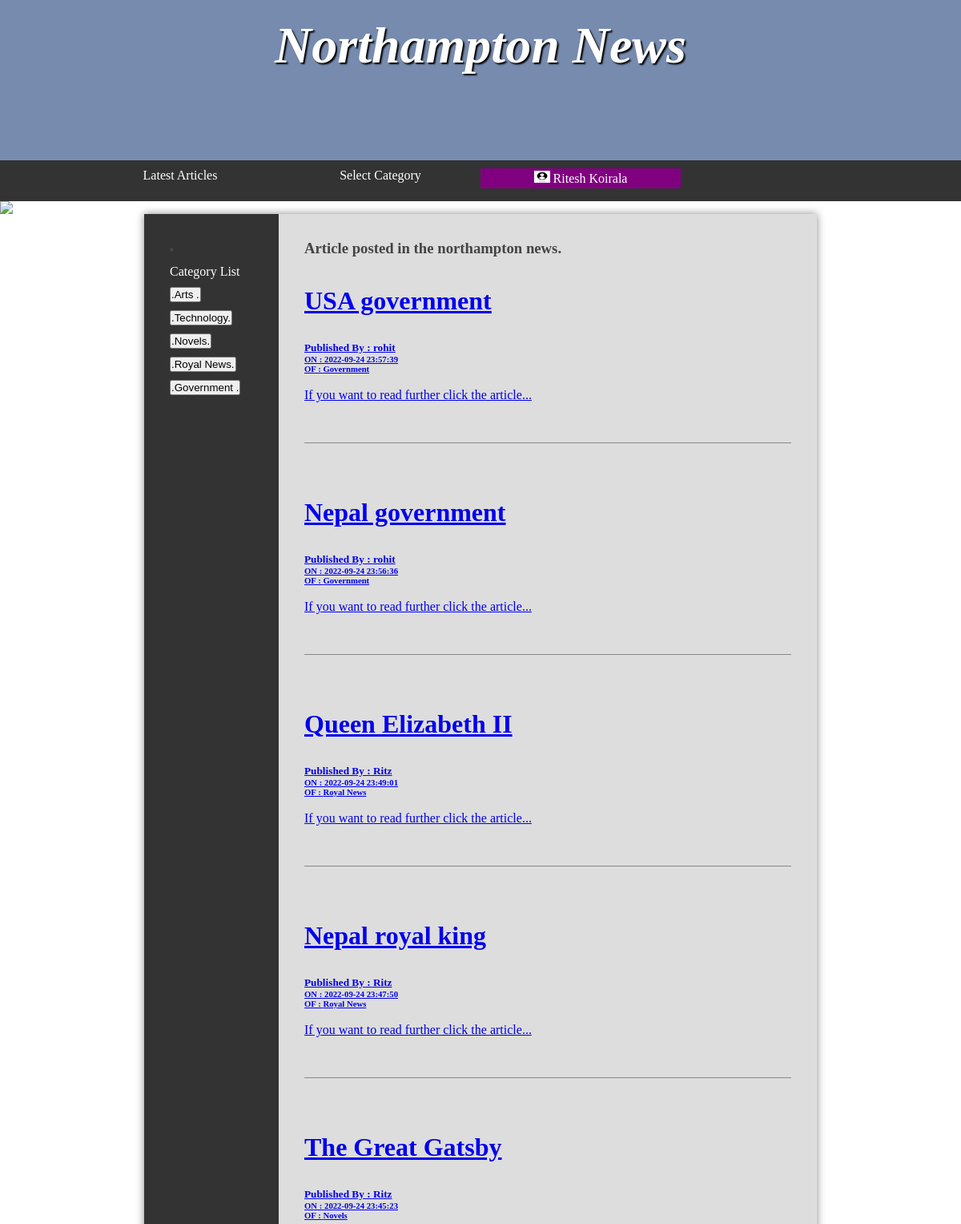
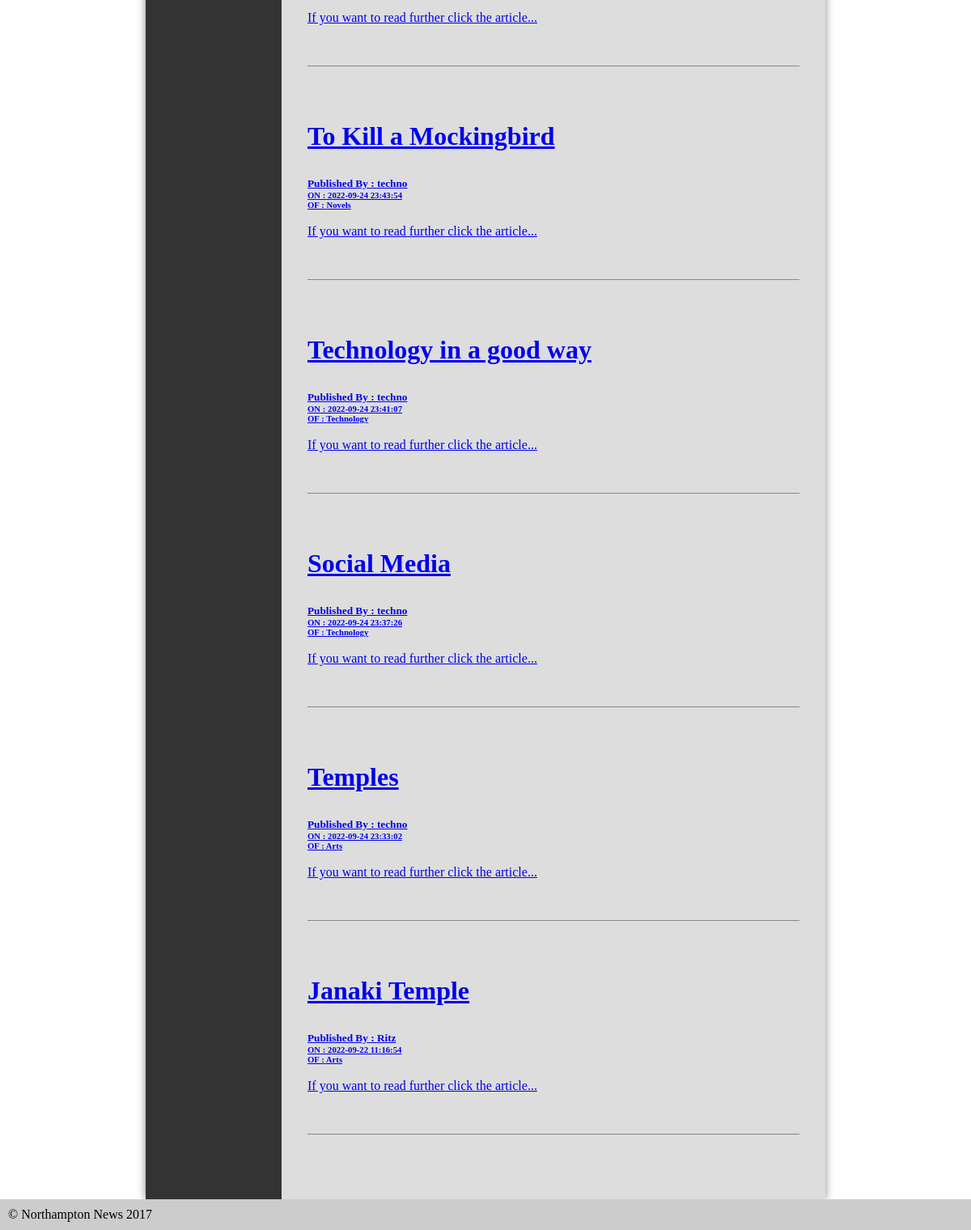
/index.php (signed in), run on the app's committed database (2 pictures, top to bottom).
### tables this page shows
CREATE TABLE `category` (
  `categoryId` int NOT NULL AUTO_INCREMENT,
  `name` varchar(20) NOT NULL,
  `description_c` varchar(255) NOT NULL,
  PRIMARY KEY (`categoryId`)
);

CREATE TABLE `article` (
  `article_id` int NOT NULL AUTO_INCREMENT,
  `title` varchar(50) NOT NULL,
  `categoryId` int NOT NULL,
  `admin_id` int NOT NULL,
  `content` varchar(655) NOT NULL,
  `publishDate` timestamp NOT NULL DEFAULT CURRENT_TIMESTAMP,
  `image_a` varbinary(60000) NOT NULL,
  PRIMARY KEY (`article_id`),
  KEY `categoryId` (`categoryId`),
  KEY `admin_id` (`admin_id`),
  CONSTRAINT `article_ibfk_3` FOREIGN KEY (`categoryId`) REFERENCES `category` (`categoryId`) ON DELETE CASCADE ON UPDATE CASCADE,
  CONSTRAINT `article_ibfk_4` FOREIGN KEY (`admin_id`) REFERENCES `Admins` (`admin_id`) ON DELETE CASCADE ON UPDATE CASCADE
);

### src/index.php (the view, shortened to what this page needs)
<!DOCTYPE html>
<html>
	<head>
	</head>
	<?php
	require 'cssadd.php';
	require 'dbconnection.php';
if(isset($_SESSION['useremail'])){
    require 'main1.php';
}
elseif(isset($_SESSION['adminemail'])){
	require 'main2.php';
}
else{
	require 'main.php';
}
    ?>
		<main>
			<nav>
			<li><a href="#"> Category List</a>
					<ul>
						<p>
						<?php
						require 'dbconnection.php';
						$selectQuery = "SELECT categoryId, name FROM category";
						$smkt=$dbcon->prepare($selectQuery);
						$result = $smkt->execute();
						if ($result) {
							$record = $smkt->fetchAll();
							if (count($record) > 0) {
								foreach ($record as $row) {
									print "<a href='index.php?catid=$row[categoryId]'> <button  class ='sel' type='onclick' name='sel' value='sel'>.$row[name].</button></a></td>";
								}
							}
							else{
							}
						}
						?>
					</ul>
				</li>
			</nav>
			<article>
				<h3>Article posted in the northampton news.</h3>
				<div id = 'prin'>
				<?php
if(isset($_GET['catid']))
{
	$id = $_GET["catid"];
	$sql = "SELECT article_id, title, categoryId, admin_id, publishDate FROM article WHERE categoryId = $id ORDER BY publishDate DESC";
	$smkt = $dbcon->prepare($sql);
	$result = $smkt->execute();
if ($result) {
    $record = $smkt->fetchAll();
    if (count($record) > 0) {
        foreach ($record as $row) {
			$sql1 = "SELECT admin_name FROM Admins WHERE admin_id =".$row["admin_id"];
			$sql2 = "SELECT name FROM category WHERE categoryId =".$row["categoryId"];
			$smkt1 = $dbcon->prepare($sql1);
			$result1 = $smkt1->execute();
			$smkt2 = $dbcon->prepare($sql2);
			$result2 = $smkt2->execute();
			$record1 = $smkt1->fetch(PDO::FETCH_COLUMN);
			$record2 = $smkt2->fetch(PDO::FETCH_COLUMN);
            print
            "<br><br><div id='prin'><a class ='prin' href='index.php?artid=$row[article_id]'><h2>".$row["title"]."</h2>
            <h5>".'Published By  :  '.$record1.'</h5>
            <h6>'.'ON  : '.$row["publishDate"].'</h6>
			<h6>'.'OF  :  '.$record2."</h6><br>
			If you want to read further click the article...</a></div><br><br><br><br><form></form>";
         }
		}
		else{
			echo 'There is no record';
		}
	}
         }
else{
$sql = "SELECT article_id, title, categoryId, admin_id, publishDate, image_a FROM article ORDER BY publishDate DESC";
$smkt = $dbcon->prepare($sql);
$result = $smkt->execute();
if ($result) {
    $record = $smkt->fetchAll();
    if (count($record) > 0) {
        foreach ($record as $row) {
			$sql1 = "SELECT admin_name FROM Admins WHERE admin_id =".$row["admin_id"];
			$sql2 = "SELECT name FROM category WHERE categoryId =".$row["categoryId"];
			$smkt1 = $dbcon->prepare($sql1);
			$result1 = $smkt1->execute();
			$smkt2 = $dbcon->prepare($sql2);
			$result2 = $smkt2->execute();
			$record1 = $smkt1->fetch(PDO::FETCH_COLUMN);
			$record2 = $smkt2->fetch(PDO::FETCH_COLUMN);
            print
            "<br><br><a href='index.php?artid=$row[article_id]'><h2>".$row["title"]."</h2>
            <h5>".'Published By  :  '.$record1.'</h5>
            <h6>'.'ON  : '.$row["publishDate"].'</h6>
			<h6>'.'OF  :  '.$record2."</h6><br>
			If you want to read further click the article...</a><br><br><form></form>";
         }
		}
		else{
			echo 'There is no record';
		}
	}
    }
?>
<?php
require 'footer.php';
?>

### src/styles.css (style rules this page uses)
* { margin: 0; padding: 0; }
html { font-family: 'Oxygen-Regular', times, verdana, sans-serif; }
body { background-color: #fff; }
nav { width: 100%; background-color: #333; overflow: auto; }
nav ul { width: 1000px; margin: auto; display: block; list-style-type: none; }
nav a { color: white; padding-top: 10px; display: block; text-decoration: none; }
main { min-height: 50vh; background-color: #ddd; width: 70vw; display: block; margin: auto; box-shadow: 0px 0px 10px #888; color:#444; }
main h2 { font-size:2em; }
p, li, h2 { margin-bottom: 1em; }
form { padding-top: 2em; margin-top: 2em; border-top: 1px solid #888; }
ul { margin-left: 2em; }
main { display: table; }
main > article { display: table-cell; padding: 2em; }
main > nav { display: table-cell; width: 20%; padding: 2em; }
main > nav li { float: none; width: auto; text-align: left; }
main > nav ul { width: auto; }

### data on the page
category: name "Arts"
category: name "Technology"
category: name "Novels"
category: name "Royal News"
category: name "Government"
article: title "USA government", admin.admin_name "rohit", publishDate "2022-09-24 23:57:39", categoryId.name "Government"
article: title "Nepal government", admin.admin_name "rohit", publishDate "2022-09-24 23:56:36", categoryId.name "Government"
article: title "Queen Elizabeth II", admin.admin_name "Ritz", publishDate "2022-09-24 23:49:01", categoryId.name "Royal News"
article: title "Nepal royal king", admin.admin_name "Ritz", publishDate "2022-09-24 23:47:50", categoryId.name "Royal News"
article: title "The Great Gatsby", admin.admin_name "Ritz", publishDate "2022-09-24 23:45:23", categoryId.name "Novels"
article: title "To Kill a Mockingbird", admin.admin_name "techno", publishDate "2022-09-24 23:43:54", categoryId.name "Novels"
article: title "Technology in a good way", admin.admin_name "techno", publishDate "2022-09-24 23:41:07", categoryId.name "Technology"
article: title "Social Media", admin.admin_name "techno", publishDate "2022-09-24 23:37:26", categoryId.name "Technology"
article: title "Temples", admin.admin_name "techno", publishDate "2022-09-24 23:33:02", categoryId.name "Arts"
article: title "Janaki Temple", admin.admin_name "Ritz", publishDate "2022-09-22 11:16:54", categoryId.name "Arts"
